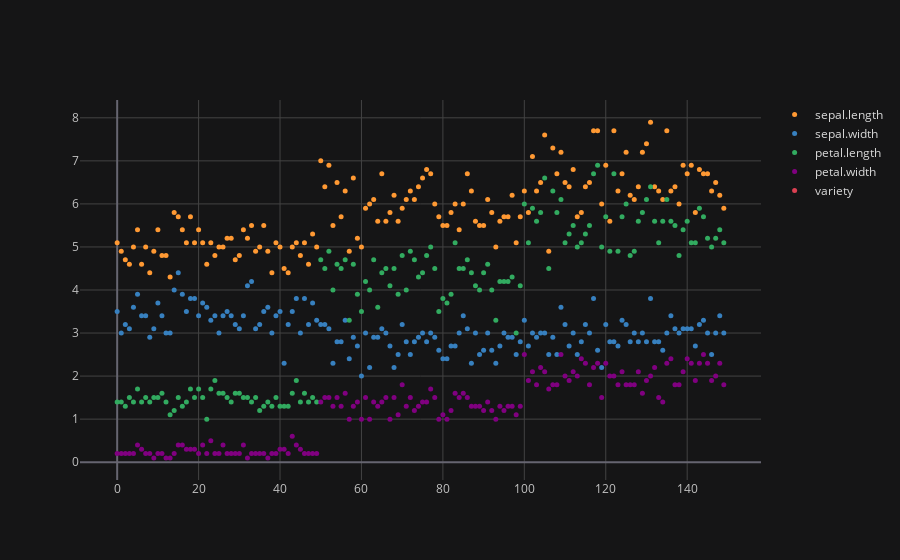

The notebook cell this image was saved under:
### Code cell
df.iplot(kind = 'scatter', mode = 'markers', size = 5)

### Figure 1 — Plotly figure (JSON) as saved in the notebook; plotly's stock layout.template omitted (floating-point values rounded to 4 significant figures; data arrays with more than 128 entries replaced by an {"elided": "..."} marker saying what was removed)
{"data": [{"line": {"color": "rgba(255, 153, 51, 1.0)", "dash": "solid", "shape": "linear", "width": 1.3}, "marker": {"size": 5, "symbol": "circle"}, "mode": "markers", "name": "sepal.length", "text": "", "type": "scatter", "x": {"elided": "150 int values"}, "y": {"elided": "150 float values"}}, {"line": {"color": "rgba(55, 128, 191, 1.0)", "dash": "solid", "shape": "linear", "width": 1.3}, "marker": {"size": 5, "symbol": "circle"}, "mode": "markers", "name": "sepal.width", "text": "", "type": "scatter", "x": {"elided": "150 int values"}, "y": {"elided": "150 float values"}}, {"line": {"color": "rgba(50, 171, 96, 1.0)", "dash": "solid", "shape": "linear", "width": 1.3}, "marker": {"size": 5, "symbol": "circle"}, "mode": "markers", "name": "petal.length", "text": "", "type": "scatter", "x": {"elided": "150 int values"}, "y": {"elided": "150 float values"}}, {"line": {"color": "rgba(128, 0, 128, 1.0)", "dash": "solid", "shape": "linear", "width": 1.3}, "marker": {"size": 5, "symbol": "circle"}, "mode": "markers", "name": "petal.width", "text": "", "type": "scatter", "x": {"elided": "150 int values"}, "y": {"elided": "150 float values"}}, {"line": {"color": "rgba(219, 64, 82, 1.0)", "dash": "solid", "shape": "linear", "width": 1.3}, "marker": {"size": 5, "symbol": "circle"}, "mode": "markers", "name": "variety", "text": "", "type": "scatter", "x": {"elided": "150 int values"}, "y": {"elided": "150 str values"}}], "layout": {"legend": {"bgcolor": "#151516", "font": {"color": "#D9D9D9"}}, "paper_bgcolor": "#151516", "plot_bgcolor": "#151516", "title": {"font": {"color": "#D9D9D9"}}, "xaxis": {"gridcolor": "#434343", "showgrid": true, "tickfont": {"color": "#C2C2C2"}, "title": {"font": {"color": "#D9D9D9"}, "text": ""}, "zerolinecolor": "#666570"}, "yaxis": {"gridcolor": "#434343", "showgrid": true, "tickfont": {"color": "#C2C2C2"}, "title": {"font": {"color": "#D9D9D9"}, "text": ""}, "zerolinecolor": "#666570"}}}
